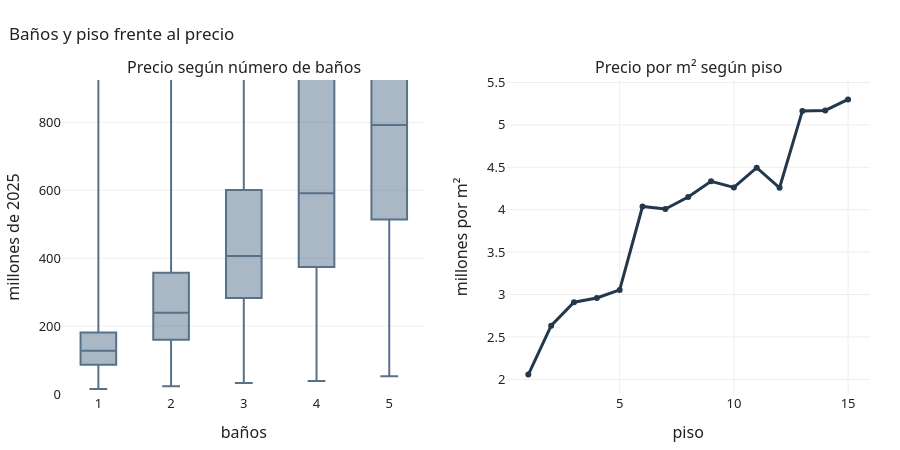

Source (notebook cell):
### Markdown cell above
## Características de la vivienda

### Code cell
fig = make_subplots(1, 2, subplot_titles=("Precio según número de baños", "Precio por m² según piso"))
for b in range(1, 6):
    fig.add_box(y=viv.loc[viv.banios == b, "precio_M"], name=str(b), boxpoints=False,
                marker_color=PRINCIPAL, row=1, col=1)
g = viv[viv.piso.between(1, 15)].groupby(viv.piso.round()).pm2_M.median()
fig.add_scatter(x=g.index, y=g.values, mode="lines+markers", line=dict(color=OSCURO, width=3), row=1, col=2,
                hovertemplate="piso %{x}: %{y:.2f} M por m²<extra></extra>")
fig.update_yaxes(title_text="millones de 2025", range=[0, viv.precio_M.quantile(0.97)], row=1, col=1)
fig.update_yaxes(title_text="millones por m²", row=1, col=2)
fig.update_xaxes(title_text="baños", row=1, col=1)
fig.update_xaxes(title_text="piso", row=1, col=2)
fig.update_layout(showlegend=False)
mostrar(fig, "Baños y piso frente al precio")

filas = []
for col in ["banios", "habitaciones", "plantas", "piso", "edad"]:
    d = viv[[col, "precio_real", "precio_m2_real"]].dropna()
    r1, p1 = stats.spearmanr(d[col], d.precio_real)
    r2, p2 = stats.spearmanr(d[col], d.precio_m2_real)
    filas.append({"variable": col, "rho con precio": round(r1, 2), "p": p_texto(p1),
                  "rho con precio/m²": round(r2, 2), "p ": p_texto(p2)})
pd.DataFrame(filas).set_index("variable")

### Figure 1 — Plotly figure (JSON) as saved in the notebook; plotly's stock layout.template omitted (floating-point values rounded to 4 significant figures; data arrays with more than 128 entries replaced by an {"elided": "..."} marker saying what was removed)
{"data": [{"boxpoints": false, "marker": {"color": "#577189"}, "name": "1", "type": "box", "xaxis": "x", "y": {"elided": "11935 float values"}, "yaxis": "y"}, {"boxpoints": false, "marker": {"color": "#577189"}, "name": "2", "type": "box", "xaxis": "x", "y": {"elided": "19201 float values"}, "yaxis": "y"}, {"boxpoints": false, "marker": {"color": "#577189"}, "name": "3", "type": "box", "xaxis": "x", "y": {"elided": "2466 float values"}, "yaxis": "y"}, {"boxpoints": false, "marker": {"color": "#577189"}, "name": "4", "type": "box", "xaxis": "x", "y": {"elided": "513 float values"}, "yaxis": "y"}, {"boxpoints": false, "marker": {"color": "#577189"}, "name": "5", "type": "box", "xaxis": "x", "y": {"elided": "277 float values"}, "yaxis": "y"}, {"hovertemplate": "piso %{x}: %{y:.2f} M por m²<extra></extra>", "line": {"color": "#24384C", "width": 3}, "mode": "lines+markers", "type": "scatter", "x": [1.0, 2.0, 3.0, 4.0, 5.0, 6.0, 7.0, 8.0, 9.0, 10.0, 11.0, 12.0, 13.0, 14.0, 15.0], "xaxis": "x2", "y": [2.057, 2.633, 2.91, 2.96, 3.055, 4.038, 4.008, 4.149, 4.334, 4.262, 4.495, 4.258, 5.164, 5.17, 5.3], "yaxis": "y2"}], "layout": {"annotations": [{"font": {"size": 16}, "showarrow": false, "text": "Precio según número de baños", "x": 0.225, "xanchor": "center", "xref": "paper", "y": 1, "yanchor": "bottom", "yref": "paper"}, {"font": {"size": 16}, "showarrow": false, "text": "Precio por m² según piso", "x": 0.775, "xanchor": "center", "xref": "paper", "y": 1, "yanchor": "bottom", "yref": "paper"}], "height": 450, "showlegend": false, "title": {"text": "Baños y piso frente al precio"}, "xaxis": {"anchor": "y", "domain": [0, 0.45], "title": {"text": "baños"}}, "xaxis2": {"anchor": "y2", "domain": [0.55, 1], "title": {"text": "piso"}}, "yaxis": {"anchor": "x", "domain": [0, 1], "range": [0, 924.7], "title": {"text": "millones de 2025"}}, "yaxis2": {"anchor": "x2", "domain": [0, 1], "title": {"text": "millones por m²"}}}}
